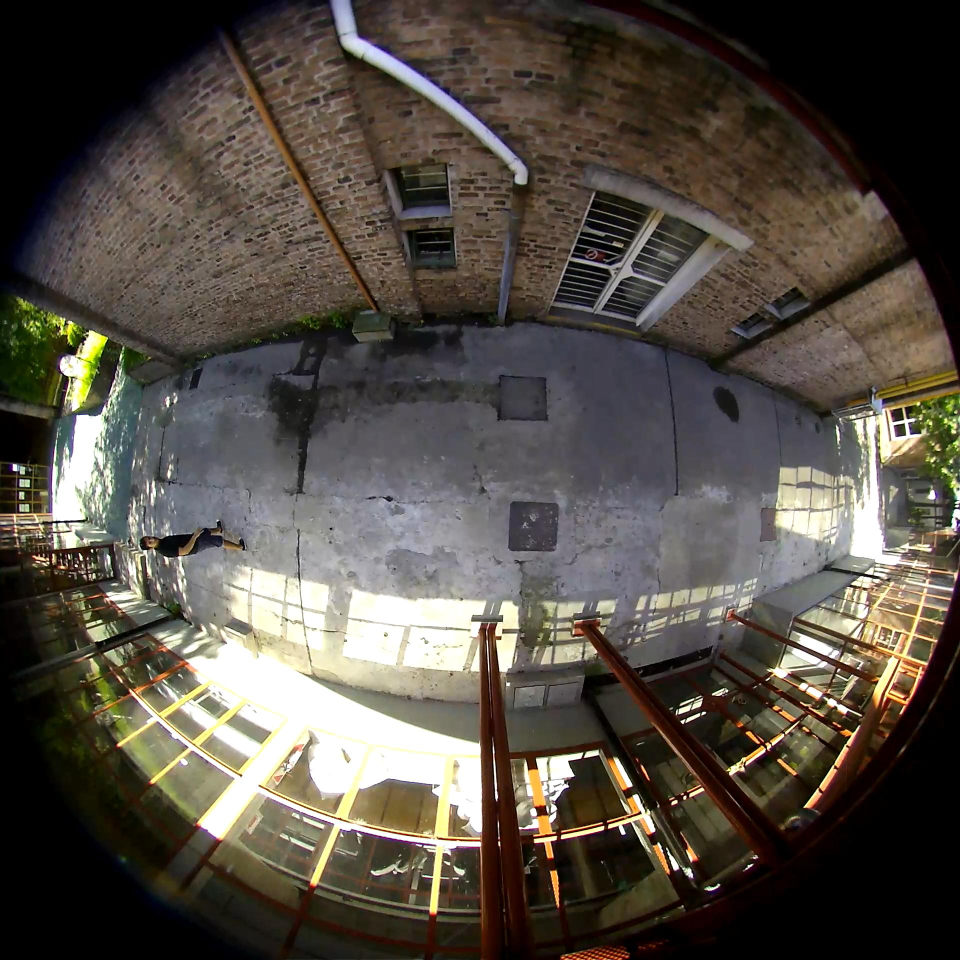
#> input picture code/py/trash/warp/resources/IM1.jpg, 1920 x 1920 px, found by its file name (shown at 1/2 size)
$ python translation_0517_1310.py   (Python 2 division)
#> lines starting #> are read from the running program, lines starting #| are printed output that depends on the picture
# -*- coding: utf-8 -*-
"""
Created on Tue Sep  9 18:24:31 2014

@author: damzst
"""

import numpy as np
import cv2

# Function definitions are here
# [12 lines left out: function showImage, not called in this run]

def UIMr(l,m,theta):
    "Unified Model Imaging r(theta)"
    r = (l+m)*np.sin(theta)/(l+np.cos(theta))
    return r

# [6 lines left out: function UIMtheta, not called in this run]

def interp2(A1,A2,A3,B1,B2):
    "2D Interpolation"
    # Get input size
#    height, width = A3.shape
    height, width = np.float64(A3.shape)
    # Get output size
#    heighto, widtho = B1.shape
    heighto, widtho = np.float64(B1.shape)
    # Flatten input arrays, just in case...
    A1 = A1.flatten('F')
    A2 = A2.flatten('F')
    A3 = A3.flatten('F')
    B1 = B1.flatten('F')
    B2 = B2.flatten('F')
    # Compute interpolation parameters
    s = ((B1-A1[0])/(A1[-1]-A1[0]))*(width-1)
    t = ((B2-A2[0])/(A2[-1]-A2[0]))*(height-1)
# [5 lines of commented-out code are left out]

    print np.min(s),np.max(s),np.min(t),np.max(t)

    # [8 lines of commented-out code are left out]
    s[s<0]=0; s[s>width]=0
    t[t<0]=0; t[t>width]=0
    # Matrix element indexing
    ndx = np.floor(t)+np.floor(s-1)*height
    ndx = np.intp(ndx)
    print ndx.shape, height, width, np.max(ndx)
    # Compute interpolation parameters
    s[:] = s-np.floor(s)
    t[:] = t-np.floor(t)
    np.disp(str(t))
    onemt = 1-t
    B3 = (A3[ndx-1]*onemt+A3[ndx]*t)*(1-s)+(A3[ndx+int(height)-1]*onemt+A3[ndx+int(height)])*s
#    B3 = (A3[ndx]*onemt+A3[ndx+1]*t)*(1-s)+(A3[ndx+height]*onemt+A3[ndx+height+1])*s
    B3 = B3.reshape((heighto, widtho),order='F')
    B3[B3<0]=0.
    B3[B3>255]=255.
    return B3


# [38 lines left out: function findMR, not called in this run]

#def rotsph(sph,MR):
#    "Rotate the spherical projection following MR transformation"
#    # Source image dimensions
#    height, width = np.float64(sph.shape)
#    # Add grey array to cover whole sphere, not just the south
#    sph = np.vstack([np.ones(sph.shape)*.3,sph])
#    # Theta spans [0,pi/2][rad]
#    theta_range = np.linspace(0,np.pi/2,height)
#    # Phi spans [-pi,pi][rad]
#    phi_range = np.linspace(-np.pi,np.pi,width)
#    # Build the plaid matrices
#    Phi, Theta = np.meshgrid(phi_range, theta_range)
#    # Convert the spherical coordinates to Cartesian
#    r = np.sin(Theta)
#    x = r*np.cos(Phi)
#    y = r*np.sin(Phi)
#    z = np.cos(Theta)
#    # Convert to 3xN format
#    p = np.transpose(np.hstack([x.flatten('F'),y.flatten('F'),z.flatten('F')]))
#    # Transform points
#    p = np.dot(MR,p)
#    # Reshape vectors
#    x = p[0,:].reshape(x.shape,order='F')
#    y = p[1,:].reshape(x.shape,order='F')
#    z = p[2,:].reshape(x.shape,order='F')
#    # Convert back to spherical coordinates
#    r = np.sqrt(x**2+y**2)
#    r[r>1] = 1
#    # Asin is multiple valued over the interval [0,pi]
#    nTheta = np.arcsin(r)
#    nTheta[z<0] = 0
#    nPhi = np.arctan2(y,x)
#    cx = (nPhi+np.pi)/(2*np.pi)*width
#    cy = nTheta/(np.pi/2)*height
#    # Warp the image
#    sph = interp2(np.linspace(0,heigth-1),np.linspace(0,width-1),sph,cx,cy)
#    return sph

# Load an image taken with VIVOTEK FE8172 from Oliva's balcony
src = cv2.imread('IM1.jpg')
#> src is the input picture: shape (1920, 1920, 3); mean B, G, R 68.6, 77, 83.7

# Show image
#showImage(src,'Fisheye Image', 480, 480)

# Get image size:
#height, width, depth = src.shape
height, width, depth = np.float64(src.shape)
#> height = 1920; width = 1920; depth = 3

# Principal point:
#u0 = width/2
#v0 = height/2
u0 = np.float64(width/2)
#> u0 = 960
v0 = np.float64(height/2)
#> v0 = 960

# Unified Imaging Model parameters for our camera:
#l = 1
#m = 952
l = np.float64(1)
m = np.float64(952)

# Coordinates of source image points:
#Ui, Vi = np.mgrid[0:width,0:height]
Ui, Vi = np.meshgrid(np.r_[0:width],np.r_[0:height])
#Ui, Vi = np.float64(np.meshgrid(np.r_[0:width],np.r_[0:height]))


# I define the coordinates of points on the spherical projection:
n = 1000
theta_range = np.linspace(0,np.pi/2,n) #[rad] De 0 a pi/2 (Medido desde abajo)
phi_range = np.linspace(-np.pi,np.pi,n)  #[rad] De -pi a pi
Phi, Theta = np.meshgrid(phi_range, theta_range)

# I calculate a grid that fits those angles
r = UIMr(l,m,Theta)
U = r*np.cos(Phi)+u0
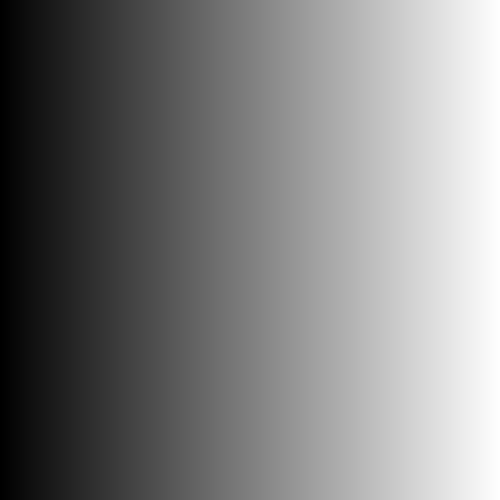
#> Phi: shape (1000, 1000) float64 (shown at 1/2 size); min -3.14, max 3.14, mean -2.07e-16; drawn with min black and max white
V = r*np.sin(Phi)+v0

# Later, I project the image to an sphere:
sph = np.uint8(np.empty((n,n,3)))
sphf = np.float64(np.empty((n,n,3)))

for i in range(0,3):
#> (the run stopped early here; a loop or call above may not have finished)
